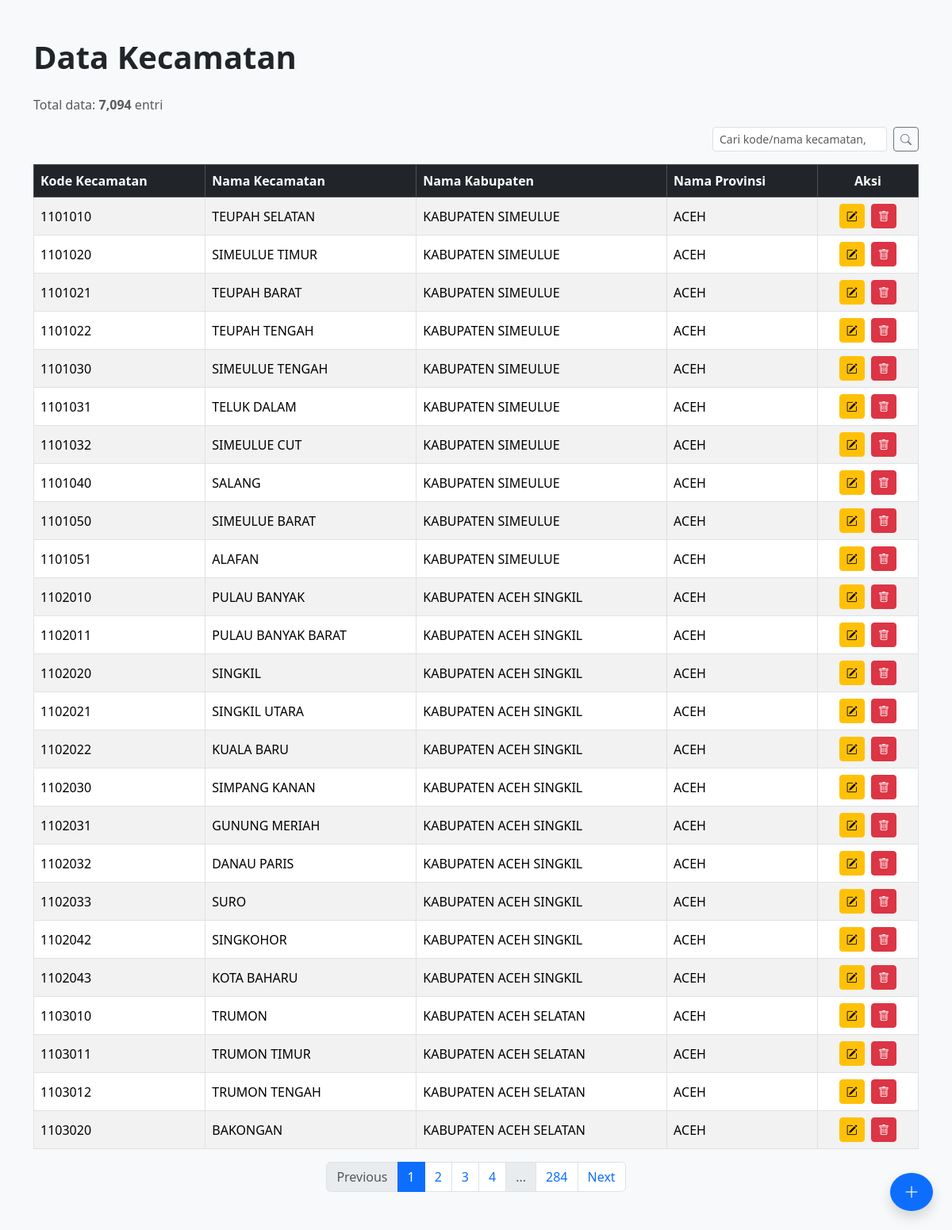
Screenshot of /crud_kecamatan/index.php with the database file from the repository.
### tables this page shows
CREATE TABLE `kecamatan` (
  `COL 1` varchar(7) DEFAULT NULL,
  `COL 2` varchar(11) DEFAULT NULL,
  `COL 3` varchar(31) DEFAULT NULL
);

CREATE TABLE `kabupaten` (
  `COL 1` varchar(4) DEFAULT NULL,
  `COL 2` varchar(11) DEFAULT NULL,
  `COL 3` varchar(36) DEFAULT NULL
);

CREATE TABLE `provinsi` (
  `COL 1` varchar(4) NOT NULL,
  `COL 2` varchar(11) DEFAULT NULL,
  `COL 3` varchar(25) DEFAULT NULL
);

### crud_kecamatan/index.php (the view, shortened to what this page needs)
<?php
require_once 'config.php';
$limit = 25;
$page = isset($_GET['page']) ? max(1, (int)$_GET['page']) : 1;
$offset = ($page - 1) * $limit;
$search = trim($_GET['search'] ?? '');
$where = '';
$params = [];
$sql = "SELECT
            k.`COL 1` AS kode_kecamatan,
            k.`COL 3` AS nama_kecamatan,
            kab.`COL 3` AS nama_kabupaten,
            prov.`COL 3` AS nama_provinsi
        FROM kecamatan k
        LEFT JOIN kabupaten kab ON LEFT(k.`COL 1`,4) = kab.`COL 1`
        LEFT JOIN provinsi prov ON LEFT(kab.`COL 1`,2) = prov.`COL 1`
        $where
        ORDER BY k.`COL 1` ASC
        LIMIT $limit OFFSET $offset";
$stmt = $pdo->prepare($sql);
$stmt->execute($params);
$kecamatans = $stmt->fetchAll();
$countSql = "SELECT COUNT(*) FROM kecamatan k
            LEFT JOIN kabupaten kab ON LEFT(k.`COL 1`,4) = kab.`COL 1`
            LEFT JOIN provinsi prov ON LEFT(kab.`COL 1`,2) = prov.`COL 1` $where";
$countStmt = $pdo->prepare($countSql);
$countStmt->execute($params);
$total = $countStmt->fetchColumn();
$totalPages = ceil($total / $limit);
?>
<!DOCTYPE html>
<html lang="id">
<head>
<link href="https://cdn.jsdelivr.net/npm/bootstrap@5.3.2/dist/css/bootstrap.min.css" rel="stylesheet">
<link href="https://cdn.jsdelivr.net/npm/bootstrap-icons@1.11.1/font/bootstrap-icons.css" rel="stylesheet">
</head>
<body class="bg-light">
<div class="container my-5">
    <h1 class="mb-4 fw-bold">Data Kecamatan</h1>
    <p class="mb-3 text-muted">Total data: <strong><?= number_format((int)$total) ?></strong> entri</p>
    <div class="d-flex justify-content-end mb-3">
        <form class="d-flex" method="get" role="search">
            <input class="form-control form-control-sm me-2" type="search" name="search" placeholder="Cari kode/nama kecamatan, kabupaten, provinsi" value="<?= htmlspecialchars($search) ?>">
            <button class="btn btn-outline-secondary btn-sm" type="submit"><i class="bi bi-search"></i></button>
        </form>
    </div>
    <div class="table-responsive">
        <table class="table table-striped table-bordered align-middle">
            <thead class="table-dark">
                <tr>
                    <th>Kode Kecamatan</th>
                    <th>Nama Kecamatan</th>
                    <th>Nama Kabupaten</th>
                    <th>Nama Provinsi</th>
                    <th class="text-center">Aksi</th>
                </tr>
            </thead>
            <tbody>
            <?php foreach ($kecamatans as $k): ?>
                <tr>
                    <td><?= htmlspecialchars($k['kode_kecamatan']) ?></td>
                    <td><?= htmlspecialchars($k['nama_kecamatan']) ?></td>
                    <td><?= htmlspecialchars($k['nama_kabupaten']) ?></td>
                    <td><?= htmlspecialchars($k['nama_provinsi']) ?></td>
                    <td class="text-center">
                            <a href="edit.php?kode=<?= urlencode($k['kode_kecamatan']) ?><?= $search ? '&search=' . urlencode($search) : '' ?>" class="btn btn-sm btn-warning me-1" title="Edit">
                                <i class="bi bi-pencil-square"></i>
                            </a>
                            <a href="hapus.php?kode=<?= urlencode($k['kode_kecamatan']) ?><?= $search ? '&search=' . urlencode($search) : '' ?>" class="btn btn-sm btn-danger" title="Hapus" onclick="return confirm('Hapus data ini?')">
                                <i class="bi bi-trash"></i>
                            </a>
                    </td>
                </tr>
            <?php endforeach; ?>
            </tbody>
        </table>
    </div>
    <?php if ($totalPages > 1): ?>
    <nav aria-label="Page navigation">
        <ul class="pagination justify-content-center">
            <li class="page-item <?= $page <= 1 ? 'disabled' : '' ?>">
                <a class="page-link" href="?page=<?= $page - 1 ?><?= $search ? '&search=' . urlencode($search) : '' ?>">Previous</a>
            </li>
            <?php for ($i = 1; $i <= min(4, $totalPages); $i++): ?>
                <li class="page-item <?= $i == $page ? 'active' : '' ?>">
                    <a class="page-link" href="?page=<?= $i ?><?= $search ? '&search=' . urlencode($search) : '' ?>"><?= $i ?></a>
                </li>
            <?php endfor; ?>
            <?php if ($totalPages > 5): ?>
                <li class="page-item disabled"><span class="page-link">...</span></li>
                <li class="page-item <?= $totalPages == $page ? 'active' : '' ?>"><a class="page-link" href="?page=<?= $totalPages ?><?= $search ? '&search=' . urlencode($search) : '' ?>"><?= $totalPages ?></a></li>
            <?php endif; ?>
            <li class="page-item <?= $page >= $totalPages ? 'disabled' : '' ?>">
                <a class="page-link" href="?page=<?= $page + 1 ?><?= $search ? '&search=' . urlencode($search) : '' ?>">Next</a>
            </li>
        </ul>
    </nav>
    <?php endif; ?>
    <a href="tambah.php" class="btn btn-primary btn-lg rounded-circle position-fixed bottom-0 end-0 m-4 shadow" title="Tambah Kecamatan">
        <i class="bi bi-plus-lg"></i>
    </a>
</div>
</body>
</html>

### rows the page displays
kecamatan: COL 1 "1101010", COL 3 "TEUPAH SELATAN", kabupaten.COL 3 "KABUPATEN SIMEULUE", provinsi.COL 3 "ACEH"
kecamatan: COL 1 "1101020", COL 3 "SIMEULUE TIMUR", kabupaten.COL 3 "KABUPATEN SIMEULUE", provinsi.COL 3 "ACEH"
kecamatan: COL 1 "1101021", COL 3 "TEUPAH BARAT", kabupaten.COL 3 "KABUPATEN SIMEULUE", provinsi.COL 3 "ACEH"
kecamatan: COL 1 "1101022", COL 3 "TEUPAH TENGAH", kabupaten.COL 3 "KABUPATEN SIMEULUE", provinsi.COL 3 "ACEH"
kecamatan: COL 1 "1101030", COL 3 "SIMEULUE TENGAH", kabupaten.COL 3 "KABUPATEN SIMEULUE", provinsi.COL 3 "ACEH"
kecamatan: COL 1 "1101031", COL 3 "TELUK DALAM", kabupaten.COL 3 "KABUPATEN SIMEULUE", provinsi.COL 3 "ACEH"
kecamatan: COL 1 "1101032", COL 3 "SIMEULUE CUT", kabupaten.COL 3 "KABUPATEN SIMEULUE", provinsi.COL 3 "ACEH"
kecamatan: COL 1 "1101040", COL 3 "SALANG", kabupaten.COL 3 "KABUPATEN SIMEULUE", provinsi.COL 3 "ACEH"
kecamatan: COL 1 "1101050", COL 3 "SIMEULUE BARAT", kabupaten.COL 3 "KABUPATEN SIMEULUE", provinsi.COL 3 "ACEH"
kecamatan: COL 1 "1101051", COL 3 "ALAFAN", kabupaten.COL 3 "KABUPATEN SIMEULUE", provinsi.COL 3 "ACEH"
kecamatan: COL 1 "1102010", COL 3 "PULAU BANYAK", kabupaten.COL 3 "KABUPATEN ACEH SINGKIL", provinsi.COL 3 "ACEH"
kecamatan: COL 1 "1102011", COL 3 "PULAU BANYAK BARAT", kabupaten.COL 3 "KABUPATEN ACEH SINGKIL", provinsi.COL 3 "ACEH"
kecamatan: COL 1 "1102020", COL 3 "SINGKIL", kabupaten.COL 3 "KABUPATEN ACEH SINGKIL", provinsi.COL 3 "ACEH"
kecamatan: COL 1 "1102021", COL 3 "SINGKIL UTARA", kabupaten.COL 3 "KABUPATEN ACEH SINGKIL", provinsi.COL 3 "ACEH"
kecamatan: COL 1 "1102022", COL 3 "KUALA BARU", kabupaten.COL 3 "KABUPATEN ACEH SINGKIL", provinsi.COL 3 "ACEH"
kecamatan: COL 1 "1102030", COL 3 "SIMPANG KANAN", kabupaten.COL 3 "KABUPATEN ACEH SINGKIL", provinsi.COL 3 "ACEH"
kecamatan: COL 1 "1102031", COL 3 "GUNUNG MERIAH", kabupaten.COL 3 "KABUPATEN ACEH SINGKIL", provinsi.COL 3 "ACEH"
kecamatan: COL 1 "1102032", COL 3 "DANAU PARIS", kabupaten.COL 3 "KABUPATEN ACEH SINGKIL", provinsi.COL 3 "ACEH"
kecamatan: COL 1 "1102033", COL 3 "SURO", kabupaten.COL 3 "KABUPATEN ACEH SINGKIL", provinsi.COL 3 "ACEH"
kecamatan: COL 1 "1102042", COL 3 "SINGKOHOR", kabupaten.COL 3 "KABUPATEN ACEH SINGKIL", provinsi.COL 3 "ACEH"
kecamatan: COL 1 "1102043", COL 3 "KOTA BAHARU", kabupaten.COL 3 "KABUPATEN ACEH SINGKIL", provinsi.COL 3 "ACEH"
kecamatan: COL 1 "1103010", COL 3 "TRUMON", kabupaten.COL 3 "KABUPATEN ACEH SELATAN", provinsi.COL 3 "ACEH"
kecamatan: COL 1 "1103011", COL 3 "TRUMON TIMUR", kabupaten.COL 3 "KABUPATEN ACEH SELATAN", provinsi.COL 3 "ACEH"
kecamatan: COL 1 "1103012", COL 3 "TRUMON TENGAH", kabupaten.COL 3 "KABUPATEN ACEH SELATAN", provinsi.COL 3 "ACEH"
kecamatan: COL 1 "1103020", COL 3 "BAKONGAN", kabupaten.COL 3 "KABUPATEN ACEH SELATAN", provinsi.COL 3 "ACEH"

### other values shown
$total "7,094"
$totalPages "284"
